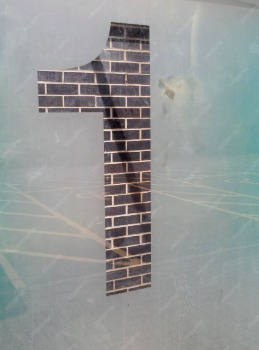
#> input picture inclinada1.jpg, 259 x 350 px
$ python rectificar.py
#> lines starting #> are read from the running program, lines starting #| are printed output that depends on the picture; after the words box and inside, x2 and y2 are one past the last pixel; in counts of white or black regions, pixels touching at a corner belong together
import cv2
import numpy as np

# === Cargar imagen ===
img = cv2.imread("inclinada1.jpg")
#> img is the input picture: shape (350, 259, 3); mean B, G, R 151.7, 152.3, 148.9
if img is None:
    print("❌ No se pudo cargar la imagen.")
    exit()

# === Preprocesamiento ===
gray = cv2.cvtColor(img, cv2.COLOR_BGR2GRAY)
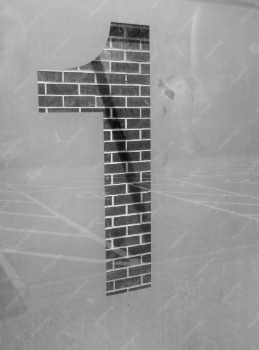
#> gray: shape (350, 259); min 3, max 231, mean 151.2
blur = cv2.GaussianBlur(gray, (5, 5), 0)
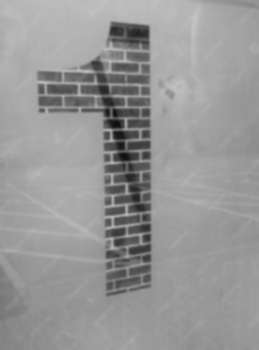
#> blur: shape (350, 259); min 13, max 198, mean 151.2
edges = cv2.Canny(blur, 50, 150)
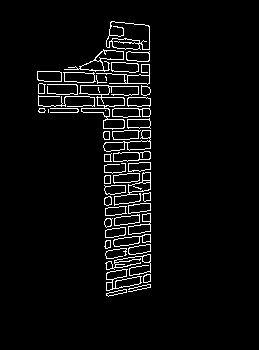
#> edges: shape (350, 259); 4.2% white in thin lines or dots, all inside (x1, y1, x2, y2) = (37, 21, 151, 297)

# === Encontrar contornos ===
contours, _ = cv2.findContours(edges, cv2.RETR_EXTERNAL, cv2.CHAIN_APPROX_SIMPLE)
#> contours = 48 contours, 9 with area under 20; largest, box (x1, y1, x2, y2) and area: (106, 21, 150, 50) 994, (79, 85, 139, 130) 806, (103, 130, 151, 152) 414, (64, 49, 124, 72) 402, (106, 269, 142, 291) 382

# === Buscar el contorno más grande que parezca un rectángulo ===
max_area = 0
best_approx = None

for cnt in contours:
    epsilon = 0.02 * cv2.arcLength(cnt, True)
    approx = cv2.approxPolyDP(cnt, epsilon, True)

    if len(approx) == 4:
        area = cv2.contourArea(approx)
        if area > max_area:
            max_area = area
            best_approx = approx
#> this loop made 48 passes
#> (epsilon, area, max_area, best_approx) on passes 10, 12, 25, 42: (1.13, 145, 145, [[125, 227], [105, 230], [105, 237], [124, 235]]), (1.37, 187.5, 187.5, [[139, 214], [114, 218], [114, 225], [139, 222]]), (1.86, 273, 273, [[150, 152], [113, 153], [113, 161], [149, 159]]), (1.65, 274.5, 274.5, [[63, 72], [64, 81], [95, 81], [93, 72]])
#> (epsilon, approx, area) on passes 14, 15, 18, 20, 23, 29: (1.17, [[126, 206], [105, 208], [105, 215], [126, 213]], 147), (1.22, [[150, 203], [128, 205], [128, 213], [150, 210]], 165), (1.2, [[104, 185], [106, 194], [125, 192], [125, 185]], 161), (1.37, [[139, 173], [113, 175], [113, 182], [139, 180]], 182), (1.24, [[150, 162], [128, 163], [128, 171], [150, 169]], 165), (1.33, [[149, 118], [127, 119], [127, 127], [150, 128]], 202.5)
#> after the loop, max_area = 274.5

if best_approx is None:
    print("❌ No se encontró ningún rectángulo.")
    exit()

# === Ordenar puntos (superior izq, sup der, inf der, inf izq) ===
pts = best_approx.reshape(4, 2)
#> pts = [[63, 72], [64, 81], [95, 81], [93, 72]]
rect = np.zeros((4, 2), dtype="float32")

s = pts.sum(axis=1)
#> s = [135, 145, 176, 165]
rect[0] = pts[np.argmin(s)]  # top-left
rect[2] = pts[np.argmax(s)]  # bottom-right

diff = np.diff(pts, axis=1)
#> diff = [9, 17, -14, -21]
rect[1] = pts[np.argmin(diff)]  # top-right
rect[3] = pts[np.argmax(diff)]  # bottom-left

# === Calcular dimensiones del nuevo plano ===
widthA = np.linalg.norm(rect[2] - rect[3])
widthB = np.linalg.norm(rect[1] - rect[0])
maxWidth = int(max(widthA, widthB))

heightA = np.linalg.norm(rect[1] - rect[2])
heightB = np.linalg.norm(rect[0] - rect[3])
maxHeight = int(max(heightA, heightB))

dst = np.array([
    [0, 0],
    [maxWidth - 1, 0],
    [maxWidth - 1, maxHeight - 1],
    [0, maxHeight - 1]
], dtype="float32")

# === Calcular homografía y transformar ===
M = cv2.getPerspectiveTransform(rect, dst)
warped = cv2.warpPerspective(img, M, (maxWidth, maxHeight))

# === Mostrar resultados ===
cv2.namedWindow('Original', cv2.WINDOW_NORMAL)
cv2.namedWindow('Rectificada', cv2.WINDOW_NORMAL)
cv2.imshow("Original", img)
cv2.imshow("Rectificada", warped)
cv2.waitKey(0)
cv2.destroyAllWindows()
